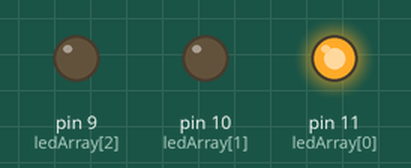
Simulated run of this sketch. Board: Arduino Uno, built with avr-gcc and run on an emulated ATmega328P. On the bench: output pins drawn as LEDs (lit = HIGH).

Above: at 0.07 s.
At 0.8 s:
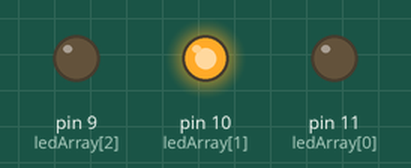
At 1.35 s:
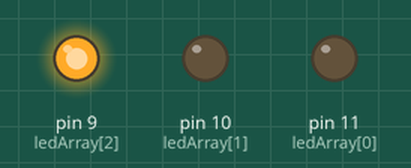
At 3.2 s:
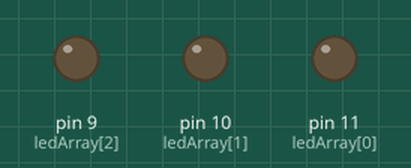
Timing chart, 0 to 3.8 s (numbered marks = the images above):
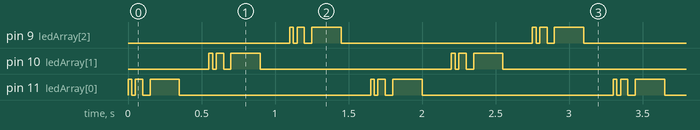

The sketch:

RGB_Blink3.ino
```cpp
int ledArray[] = {11,10,9};
int waitArray[] = {25,50,200};
int counter = 0;
int wait = 0;

void setup() {
  for (counter=0; counter<3; counter++) {
    pinMode(ledArray[counter], OUTPUT);
  }
}

void loop() {
  for (counter=0; counter<3; counter++) {
    for (wait=0; wait<3; wait++) {
      digitalWrite(ledArray[counter],HIGH);
      delay(waitArray[wait]);
      digitalWrite(ledArray[counter],LOW);
      delay(waitArray[wait]);
    }
  }
  //wait a short time before repeating cycle
  //delay(300);

}
```

Measured:
- by itself, pin 9 (ledArray[2]), pin 10 (ledArray[1]), pin 11 (ledArray[0]): repeats every 1.7 s: LOW 0.03 s, HIGH 0.05 s, LOW 0.05 s, HIGH 0.20 s, LOW 1.3 s, HIGH 0.03 s
